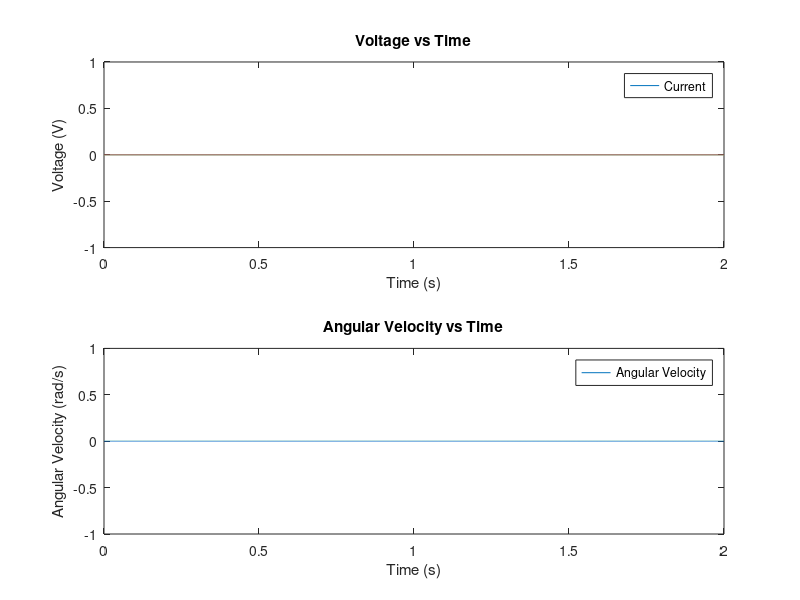

The MATLAB source for this figure:
% DC Motor Soft Starting using Euler Integration
clear; clc; close all;

%% TODO: Use a ramp voltage instead of a step voltage to soft start the motor
% Change the voltage step to 200V/s
% Change the voltage step to a ramp finishing to 200V at 0.5s, Change tf to 2 seconds
% Apply a load Cr0 = 10Nm at t = 1s

% Simulation Parameters
tf = 2;   % Final simulation time
dt = 0.0001; % Time step
Ntf = floor(tf / dt); % Number of steps
tk = 1; % Indexing array

% System Parameters
R = 0.8; % Resistance of the motor
L = 0.011; % Inductance of the motor
k = 1.91; % Emf constant
a = 1e-2; % Damping coefficient
J = 0.2; % Moment of inertia of the motor

% Initial Conditions
u = 0; % initial applied voltage
u0 = 200; % step voltage
w = 0; % Initial angular velocity
Cr0 = 0; % Initial torque
I = 0; % Initial current
t = 0; % Initial time

% Initialization
tt = zeros(1, Ntf); % Time vector
It = zeros(1, Ntf); % Current vector    
ut = zeros(1, Ntf); % Voltage vector
wt = zeros(1, Ntf); % Angular velocity vector
Cet = zeros(1, Ntf); % Electromagnetic torque vector

% Euler Integration Loop
while (t < tf)
    % if (t >= 0.01)
    %     % u = 200/0.1 = 2000; % Step voltage
    %     u = u0/0.1 * (t - 0.01); % Ramp voltage
    % end
   
    % Compute derivatives
    dI_dt = (u - R*I - k*w) / L; % Electrical
    Cr = a*w; % Friction torque
    Ce = k*I; % Electromagnetic torque
    dw_dt = (Ce - Cr - Cr0) / J; % Mechanical

    % Update state variables
    I = I + dI_dt * dt;
    w = w + dw_dt * dt;

    % Store results
    tt(tk) = t;
    It(tk) = I;
    ut(tk) = u;
    wt(tk) = w;
    Cet(tk) = Ce;

    % Increment loop counter
    t = t + dt;
    tk = tk + 1;
end

% Plot results
figure;
subplot(2,1,1)
plot(tt, It, tt,ut);
title('Voltage vs Time');
xlabel('Time (s)');
ylabel('Voltage (V)');
legend('Current');

subplot(2,1,2)
plot(tt, wt);
title('Angular Velocity vs Time');
xlabel('Time (s)');
ylabel('Angular Velocity (rad/s)');
legend('Angular Velocity');